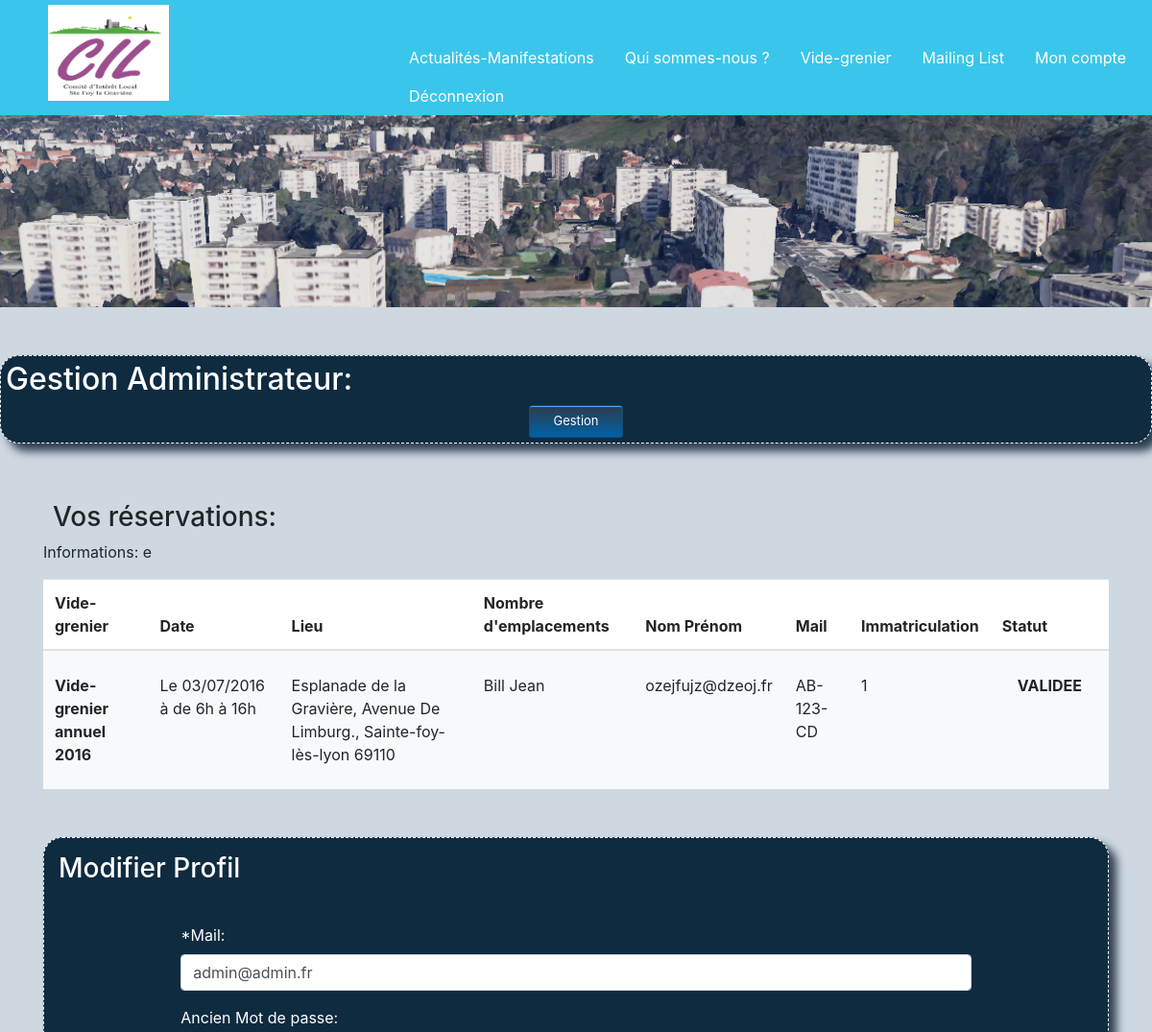
The app's page /Vide_grenier_V0.2/php/mon_compte.php (signed in, upper part), older data.
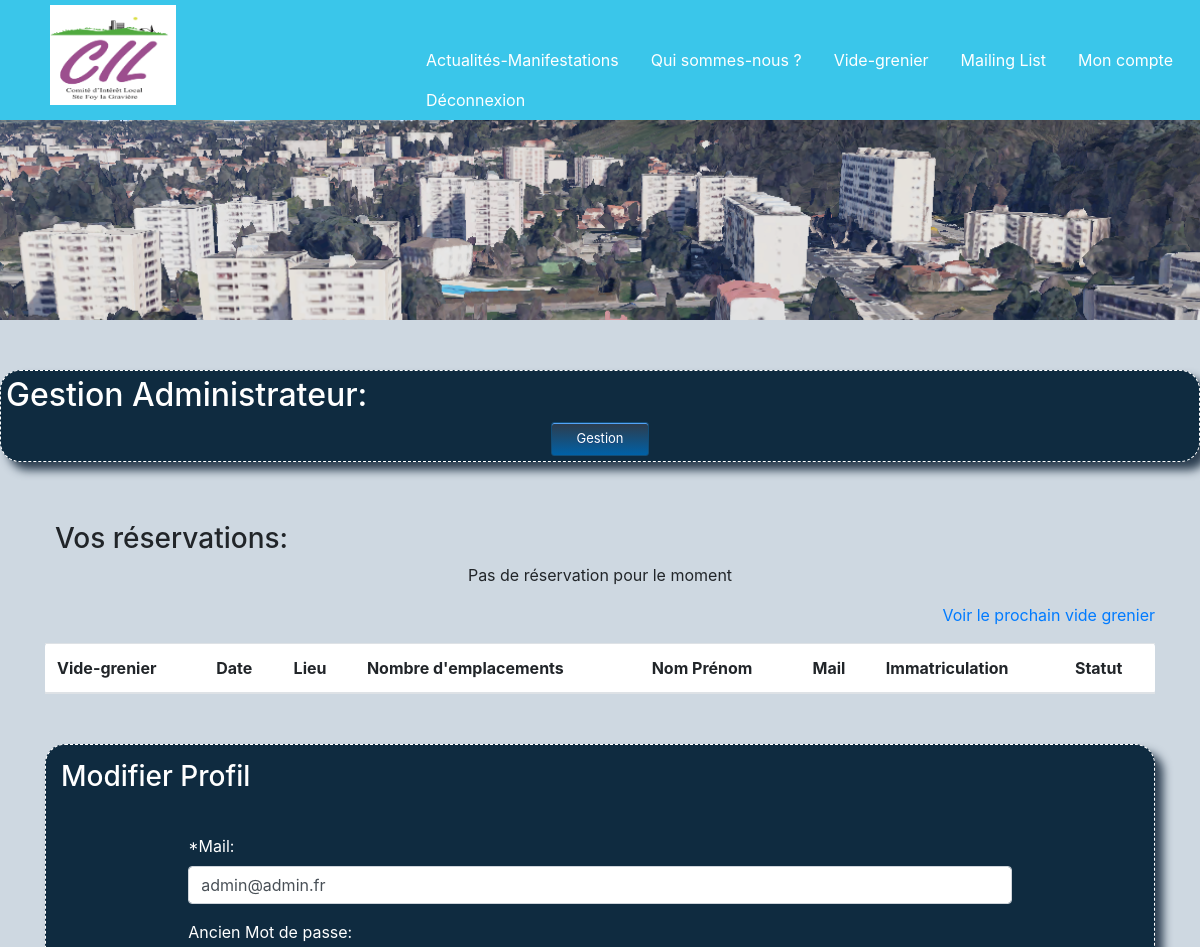
The same page, newer data.
### tables this page shows
CREATE TABLE `reservation_vg` (
  `ID_RESA` int(11) NOT NULL,
  `ID_VG` int(11) NOT NULL,
  `ID_UTIL` int(11) NOT NULL,
  `NOM_RESA` varchar(50) NOT NULL,
  `PRENOM_RESA` varchar(50) NOT NULL,
  `MAIL_RESA` varchar(50) NOT NULL,
  `ADDRESSE_RESA` varchar(100) NOT NULL,
  `CODE_POSTAL_RESA` varchar(6) NOT NULL,
  `VILLE_RESA` varchar(50) NOT NULL,
  `PORTABLE_RESA` varchar(15) DEFAULT NULL,
  `CNI_RESA` varchar(12) NOT NULL,
  `DELIVRE_CNI_RESA` varchar(10) NOT NULL,
  `PAR_CNI_RESA` varchar(50) NOT NULL,
  `IMMATRICULATION_RESA` varchar(10) NOT NULL,
  `NBR_RESA` int(11) NOT NULL,
  `INFO_RESA` varchar(150) DEFAULT NULL,
  `STATU_RESA` int(11) NOT NULL DEFAULT 1
);

CREATE TABLE `videgrenier` (
  `ID_VG` int(11) NOT NULL,
  `LABEL_VG` varchar(50) DEFAULT NULL,
  `DATE_VG` varchar(11) DEFAULT NULL,
  `HEURE_VG` varchar(15) NOT NULL,
  `ADDRESSE_VG` varchar(100) NOT NULL,
  `NBR_EMPLACEMENTS` int(11) DEFAULT NULL,
  `NBR_RESTANT_VG` int(11) NOT NULL,
  `PRIX_EMPLACEMENTS` decimal(10,0) DEFAULT NULL
);

CREATE TABLE `statuts` (
  `ID_STATUTS` int(11) NOT NULL,
  `LABEL_STATUTS` varchar(15) NOT NULL
);

### Vide_grenier_V0.2/php/mon_compte.php (the view, shortened to what this page needs)
<?php
if (isset($_SESSION["id_util"])) {
?>
    <!DOCTYPE html>
    <html lang="fr">
    <head>
        <link rel="stylesheet" href="../css/bootstrap.min.css">
        <link rel="stylesheet" href="../css/monstyle.css">
    </head>
    <body>
        <?php
        include 'inc_header.php';
        ?>
        <main id="monCompte">
            <?php
            if ($_SESSION['admin'] == 1) {
            ?>
                <section class="boxSite">
                    <h2>Gestion Administrateur:</h2>
                    <div id="lienAdmin"><a href="panneau_admin.php" class="bouton">Gestion</a></div>
                </section>
            <?php } ?>
            <section id="" class="container">
                <h3>Vos réservations:</h3>
                <table class="table bg-white rounded">
                    <thead>
                        <tr>
                            <th scope="col">Vide-grenier</th>
                            <th scope="col">Date</th>
                            <th scope="col">Lieu</th>
                            <th scope="col">Nombre d'emplacements</th>
                            <th scope="col">Nom Prénom</th>
                            <th scope="col">Mail</th>
                            <th scope="col">Immatriculation</th>
                            <th scope="col">Statut</th>
                        </tr>
                    </thead>
                    <tbody>
                <?php
                try {
                    include 'inc_bdd.php';
                    $select_utilisateur = 'SELECT * FROM utilisateur WHERE id_util = :id_util';
                    $resultat = $base->prepare($select_utilisateur);
                    $resultat->bindParam(':id_util', $_SESSION["id_util"]);
                    $resultat->execute();
                    while ($ligne = $resultat->fetch()) {
                        $mail = $ligne['MAIL_UTIL'];
                    }
                    $select_resa = "SELECT * FROM reservation_vg JOIN videgrenier ON reservation_vg.id_vg = videgrenier.id_vg JOIN statuts ON reservation_vg.statu_resa = statuts.id_statuts WHERE id_util = :id";
                    $resultat_select = $base->prepare($select_resa);
                    $resultat_select->bindParam(':id', $_SESSION["id_util"]);
                    $resultat_select->execute();
                    $ok = false;
                    while ($ligne = $resultat_select->fetch()) {
                        $ok = true;
                        switch ($ligne['LABEL_STATUTS']) {
                            default:
                                $color_status = "";
                                break;
                        }
                    ?>
                    <tr class="bg-light">
                        <th class="py-4" scope="row"><?= $ligne['LABEL_VG'] ?></th>
                        <td class="py-4">Le <?= $ligne['DATE_VG'] ?> à <?= $ligne['HEURE_VG'] ?></td>
                        <td class="py-4"><?= $ligne['ADDRESSE_VG'] ?></td>
                        <td class="py-4"><?= $ligne['NOM_RESA'] ?>  <?= $ligne['PRENOM_RESA'] ?></td>
                        <td class="py-4"><?= $ligne['MAIL_RESA'] ?></td>
                        <td class="py-4"><?= $ligne['IMMATRICULATION_RESA'] ?></td>
                        <td class="py-4"><?= $ligne['NBR_RESA'] ?></td>
                        <td class="py-4">
                            <span style="<?= $color_status ?>" class="py-1 px-3"><strong><?= $ligne['LABEL_STATUTS'] ?></strong></span>
                        </td>
                    </tr>
                    <?php
                        if ($ligne['INFO_RESA'] != "") {
                            echo "<p>Informations: " . $ligne['INFO_RESA'] . "</p>";
                        }
                    }
                    if ($ok == false) {
                        echo "<p class=\"text-center\">Pas de réservation pour le moment</p>";
                        echo "<p class=\"text-right\"><a href=\"vide_grenier.php\">Voir le prochain vide grenier</a></p>";
                    }
                } catch (Exception $e) {
                    die('Erreur : ' . $e->getMessage());
                } finally {
                    $base = null;
                }
                ?>
                </tbody>
                </table>
            <div id="update" class="boxSite container">
                <h3>Modifier Profil</h3>
                <form class="w-75" method="post" action="update_inscription.php" id="updateDB">
                    <div class="form-group">
                        <label for="mail">*Mail: </label>
                        <input type="text" class="form-control" name="mail" id="mail" value="<?php echo $mail ?>" placeholder="exemple@mail.com">
                    </div>
                    <div class="form-group">
                        <label for="old_password">Ancien Mot de passe: </label>
                    </div>
                </form>
            </div>
        </main>
    </body>
    </html>
<?php
} else {
    header("Location:accueil.php");
}
?>

Row changes from the older to the newer data that the page shows:
removed reservation_vg: ID_VG.LABEL_VG "Vide-grenier annuel 2016", ID_VG.DATE_VG "03/07/2016", ID_VG.HEURE_VG "de 6h à 16h", ID_VG.ADDRESSE_VG "Esplanade de la Gravière, Avenue De Limburg., Sainte-foy-lès-lyon 69110", NOM_RESA "Bill", PRENOM_RESA "Jean", MAIL_RESA "ozejfujz@dzeoj.fr", IMMATRICULATION_RESA "AB-123-CD", NBR_RESA "1", statuts.LABEL_STATUTS "VALIDEE", INFO_RESA "e"
Text that changed along with them:
text now shown: "Pas de réservation pour le moment Voir le prochain vide grenier"
